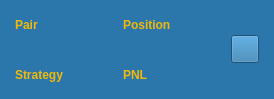
<?xml version="1.0" encoding="UTF-8"?>
<ui version="4.0">
 <class>Form</class>
 <widget class="QWidget" name="Form">
  <property name="geometry">
   <rect>
    <x>0</x>
    <y>0</y>
    <width>274</width>
    <height>99</height>
   </rect>
  </property>
  <property name="sizePolicy">
   <sizepolicy hsizetype="Minimum" vsizetype="Minimum">
    <horstretch>0</horstretch>
    <verstretch>0</verstretch>
   </sizepolicy>
  </property>
  <property name="minimumSize">
   <size>
    <width>0</width>
    <height>90</height>
   </size>
  </property>
  <property name="focusPolicy">
   <enum>Qt::ClickFocus</enum>
  </property>
  <property name="windowTitle">
   <string>Form</string>
  </property>
  <property name="styleSheet">
   <string notr="true">QWidget {
	background-color: rgb(43, 118, 171);
}</string>
  </property>
  <layout class="QHBoxLayout" name="horizontalLayout" stretch="0">
   <property name="spacing">
    <number>0</number>
   </property>
   <property name="leftMargin">
    <number>0</number>
   </property>
   <property name="topMargin">
    <number>0</number>
   </property>
   <property name="rightMargin">
    <number>0</number>
   </property>
   <property name="bottomMargin">
    <number>0</number>
   </property>
   <item>
    <widget class="QWidget" name="widget" native="true">
     <property name="sizePolicy">
      <sizepolicy hsizetype="Preferred" vsizetype="Preferred">
       <horstretch>0</horstretch>
       <verstretch>0</verstretch>
      </sizepolicy>
     </property>
     <property name="minimumSize">
      <size>
       <width>0</width>
       <height>0</height>
      </size>
     </property>
     <layout class="QHBoxLayout" name="horizontalLayout_2">
      <property name="spacing">
       <number>0</number>
      </property>
      <property name="leftMargin">
       <number>15</number>
      </property>
      <property name="topMargin">
       <number>0</number>
      </property>
      <property name="rightMargin">
       <number>15</number>
      </property>
      <property name="bottomMargin">
       <number>0</number>
      </property>
      <item>
       <layout class="QGridLayout" name="gridLayout">
        <property name="leftMargin">
         <number>0</number>
        </property>
        <property name="spacing">
         <number>0</number>
        </property>
        <item row="1" column="0">
         <widget class="QLabel" name="label_pair">
          <property name="font">
           <font>
            <pointsize>9</pointsize>
            <weight>75</weight>
            <bold>true</bold>
           </font>
          </property>
          <property name="styleSheet">
           <string notr="true">color: rgb(240, 185, 11);</string>
          </property>
          <property name="text">
           <string>Pair</string>
          </property>
         </widget>
        </item>
        <item row="5" column="0">
         <widget class="QLabel" name="label_strategy">
          <property name="font">
           <font>
            <pointsize>9</pointsize>
            <weight>75</weight>
            <bold>true</bold>
           </font>
          </property>
          <property name="styleSheet">
           <string notr="true">color: rgb(240, 185, 11);</string>
          </property>
          <property name="text">
           <string>Strategy</string>
          </property>
         </widget>
        </item>
        <item row="5" column="1">
         <widget class="QLabel" name="label_pnl">
          <property name="font">
           <font>
            <pointsize>9</pointsize>
            <weight>75</weight>
            <bold>true</bold>
           </font>
          </property>
          <property name="styleSheet">
           <string notr="true">color: rgb(240, 185, 11);</string>
          </property>
          <property name="text">
           <string>PNL</string>
          </property>
         </widget>
        </item>
        <item row="1" column="1">
         <widget class="QLabel" name="label_position">
          <property name="sizePolicy">
           <sizepolicy hsizetype="Preferred" vsizetype="Preferred">
            <horstretch>0</horstretch>
            <verstretch>0</verstretch>
           </sizepolicy>
          </property>
          <property name="font">
           <font>
            <pointsize>9</pointsize>
            <weight>75</weight>
            <bold>true</bold>
           </font>
          </property>
          <property name="styleSheet">
           <string notr="true">color: rgb(240, 185, 11);</string>
          </property>
          <property name="text">
           <string>Position</string>
          </property>
         </widget>
        </item>
       </layout>
      </item>
      <item>
       <widget class="QPushButton" name="pushButton">
        <property name="sizePolicy">
         <sizepolicy hsizetype="Maximum" vsizetype="Maximum">
          <horstretch>0</horstretch>
          <verstretch>0</verstretch>
         </sizepolicy>
        </property>
        <property name="minimumSize">
         <size>
          <width>10</width>
          <height>0</height>
         </size>
        </property>
        <property name="maximumSize">
         <size>
          <width>28</width>
          <height>28</height>
         </size>
        </property>
        <property name="font">
         <font>
          <pointsize>16</pointsize>
         </font>
        </property>
        <property name="layoutDirection">
         <enum>Qt::LeftToRight</enum>
        </property>
        <property name="text">
         <string/>
        </property>
        <property name="iconSize">
         <size>
          <width>28</width>
          <height>28</height>
         </size>
        </property>
       </widget>
      </item>
     </layout>
    </widget>
   </item>
  </layout>
 </widget>
 <resources/>
 <connections/>
</ui>
